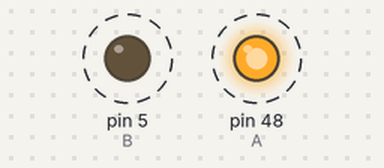
Bench run of a program on a simulated MicroPython board. Parts: output pins drawn as LEDs (lit = HIGH). Dashed ring = blinking.

Above: at 1.3 s.
Timing chart, 0 to 5.4 s (numbered marks = the images above):
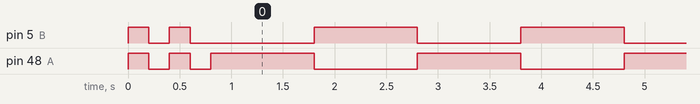

The program:

dual_test.py
```python
# 通用点亮测试：不管灯接在 GPIO5 还是 GPIO48、不管共阴还是共阳，都应该以 1 Hz 闪烁
#
#   阶段 A（1 秒）：GPIO48 高 + GPIO5 低
#   阶段 B（1 秒）：GPIO48 低 + GPIO5 高
#
# 四种组合里总有一种会亮：
#   接 5 且共阴 -> 阶段 B 亮
#   接 5 且共阳（公共端在 3V3）-> 阶段 A 亮
#   接 48 且共阴 -> 阶段 A 亮
#   接 48 且共阳 -> 阶段 B 亮
# 完全不闪 = 灯回路是开路的（地或公共端没通），必须动线。

from machine import Pin
import time

A = Pin(48, Pin.OUT)  # 被内部上拉扫描发现"有负载"的那个脚
B = Pin(5, Pin.OUT)   # 你原本指定的 G 通道

# 开机先闪两下，两个脚同时动作，确认程序在跑
for _ in range(2):
    A.value(1)
    B.value(1)
    time.sleep_ms(200)
    A.value(0)
    B.value(0)
    time.sleep_ms(200)

while True:
    A.value(1)
    B.value(0)
    time.sleep_ms(1000)
    A.value(0)
    B.value(1)
    time.sleep_ms(1000)
```

Measured:
- by itself, pin 5 (B): goes LOW 0.20 s, HIGH 0.20 s, LOW 1.2 s, 64 × (HIGH 1.0 s, LOW 1.0 s), then HIGH
- by itself, pin 48 (A): goes LOW 0.20 s, HIGH 0.20 s, LOW 0.20 s, 64 × (HIGH 1.0 s, LOW 1.0 s), HIGH 1.0 s, then LOW
